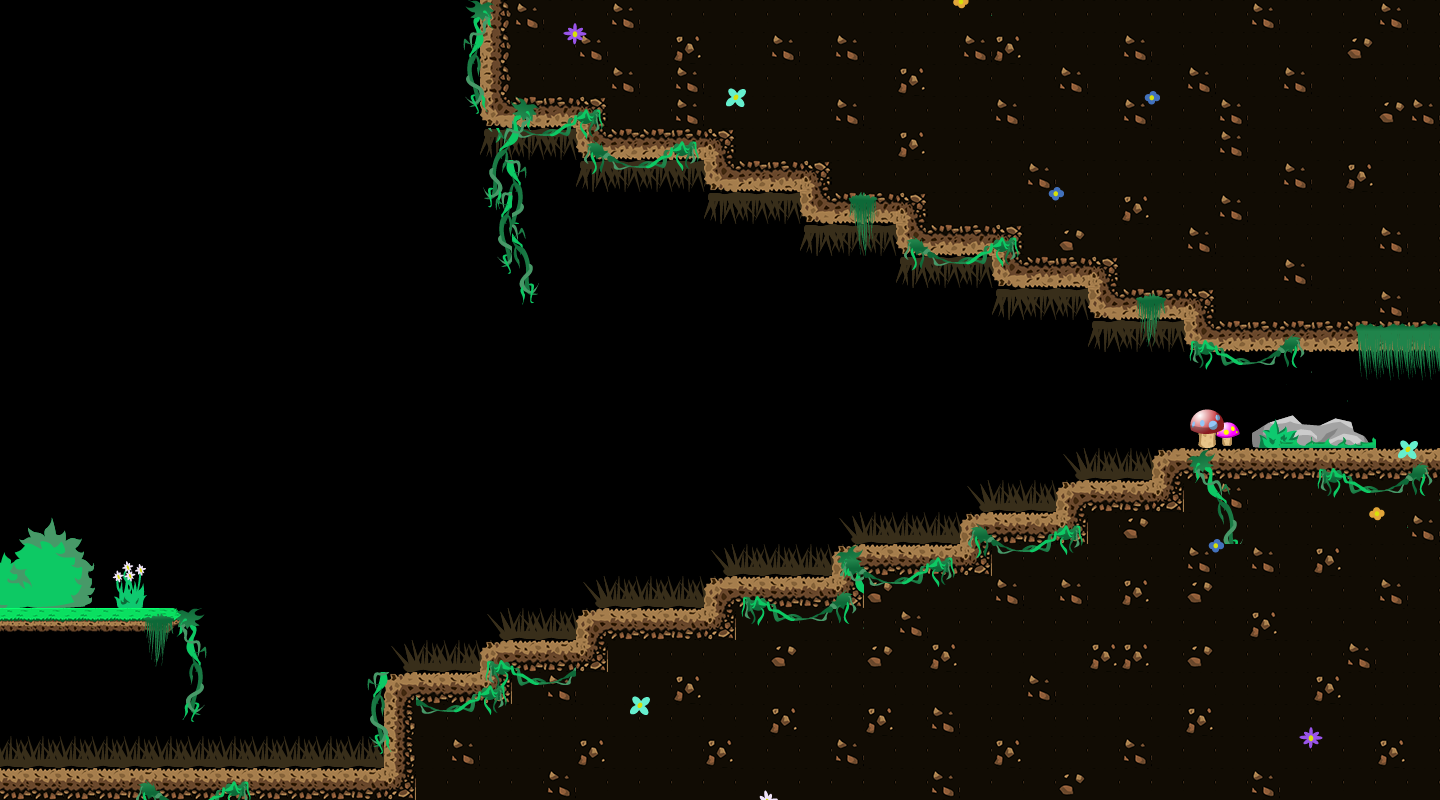

Rendered tile map (Tiled .tmx) drawn with the repository's tilesets; below, a short description and the map source with its tile grids summarised:
An orthogonal 45x25 tile map with 32x32 px tiles, 6 tile layers (шипы1, шипы2, земля, декор1, ...) and 42 objects (15x death, 8x surface, start, finish).

<map version="1.10" tiledversion="1.10.1" orientation="orthogonal" renderorder="right-down" width="45" height="25" tilewidth="32" tileheight="32" infinite="0" nextlayerid="11" nextobjectid="51">
 <tileset firstgid="1" name="newTileset" tilewidth="32" tileheight="32" tilecount="832" columns="32">
  <image source="newTileset.png" width="1024" height="832" />
 </tileset>
 <layer id="5" name="шипы1" width="45" height="25">
  <data>[1125 cells, 67 non-empty, 4 distinct tile ids]</data>
 </layer>
 <layer id="6" name="шипы2" width="45" height="25">
  <data>[1125 cells, 85 non-empty, 12 distinct tile ids]</data>
 </layer>
 <layer id="1" name="земля" width="45" height="25">
  <data>[1125 cells, 525 non-empty, 16 distinct tile ids]</data>
 </layer>
 <layer id="7" name="декор1" width="45" height="25">
  <data>[1125 cells, 110 non-empty, 67 distinct tile ids]</data>
 </layer>
 <layer id="8" name="декор2" width="45" height="25">
  <data>[1125 cells, 84 non-empty, 51 distinct tile ids]</data>
 </layer>
 <layer id="9" name="декор3" width="45" height="25">
  <data>[1125 cells, 28 non-empty, 24 distinct tile ids]</data>
 </layer>
 <objectgroup id="10" name="collisions">
  <object id="1" name="surface" x="-79" y="611.5" width="258" height="19" />
  <object id="2" x="0.666667" y="767.333" width="382.667" height="30.6667" />
  <object id="4" x="412" y="701.333" width="1028" height="99.3333" />
  <object id="5" x="418.167" y="670.667" width="1021.17" height="29.3333" />
  <object id="6" x="485.833" y="642" width="955" height="25.6667" />
  <object id="7" x="581.667" y="608.167" width="859.833" height="31.3333" />
  <object id="8" x="707.833" y="578.667" width="732.667" height="27.3333" />
  <object id="9" x="834.333" y="545.833" width="606.333" height="28.6667" />
  <object id="10" x="962.667" y="514.5" width="478.333" height="28.3333" />
  <object id="11" x="1060" y="482" width="381.333" height="28.8333" />
  <object id="12" x="503" y="1" width="96" height="120" />
  <object id="13" x="600" y="1" width="129" height="150" />
  <object id="14" x="732" y="0" width="94" height="182" />
  <object id="15" x="828" y="1" width="94" height="220" />
  <object id="16" x="924" y="0" width="95" height="250" />
  <object id="17" x="1021" y="-1" width="93" height="285" />
  <object id="18" x="1116" y="1" width="97" height="316.5" />
  <object id="19" x="1216" y="0" width="224" height="327" />
  <object id="21" name="surface" x="384.5" y="673.5" width="26" height="63.25" />
  <object id="23" name="death" x="-84" y="734.667" width="466.667" height="30.6667" />
  <object id="24" name="death" x="384.667" y="646" width="99.3333" height="22" />
  <object id="25" name="death" x="494.667" y="618" width="84" height="22.6667" />
  <object id="26" name="death" x="592.667" y="584" width="112.667" height="21.3333" />
  <object id="27" name="death" x="717.667" y="552.333" width="113" height="23" />
  <object id="29" name="death" x="846.667" y="519" width="113.333" height="24.3333" />
  <object id="30" name="death" x="976.333" y="487.667" width="80.3333" height="25" />
  <object id="31" name="death" x="1070.67" y="454.667" width="80.6667" height="25.3333" />
  <object id="32" name="death" x="1088.5" y="319.5" width="95" height="24" />
  <object id="33" name="death" x="991" y="288" width="96" height="24" />
  <object id="34" name="death" x="895" y="255" width="94.5" height="26.5" />
  <object id="35" name="death" x="800" y="225" width="94.5" height="25.1667" />
  <object id="36" name="death" x="702.5" y="189.5" width="98" height="28.3333" />
  <object id="37" name="death" x="575.5" y="159" width="128.5" height="24.3333" />
  <object id="38" name="death" x="479.5" y="125.5" width="95.5" height="24.8333" />
  <object id="39" name="surface" x="-93" y="-90" width="9" height="818.667" />
  <object id="41" name="surface" x="479.5" y="-90" width="23" height="213" />
  <object id="42" name="surface" x="1152" y="448.333" width="385.333" height="29.6667" />
  <object id="44" name="surface" x="1185.33" y="328" width="350" height="23.3333" />
  <object id="45" name="surface" x="1542" y="352.667" width="18" height="98" />
  <object id="46" name="surface" x="-81" y="-105.333" width="564.333" height="7.66667" />
  <object id="47" name="start" x="30" y="567" />
  <object id="49" name="finish" x="1401" y="423.5" />
 </objectgroup>
</map>
